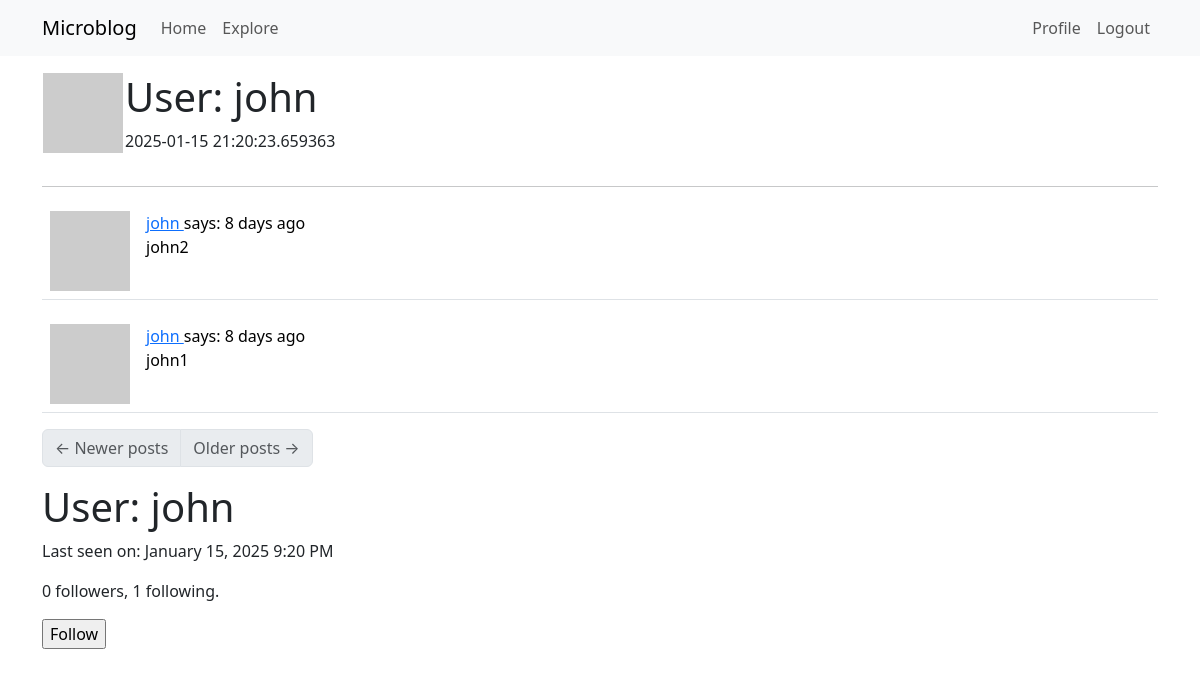
Before: /user/john (signed in) with the older database file.
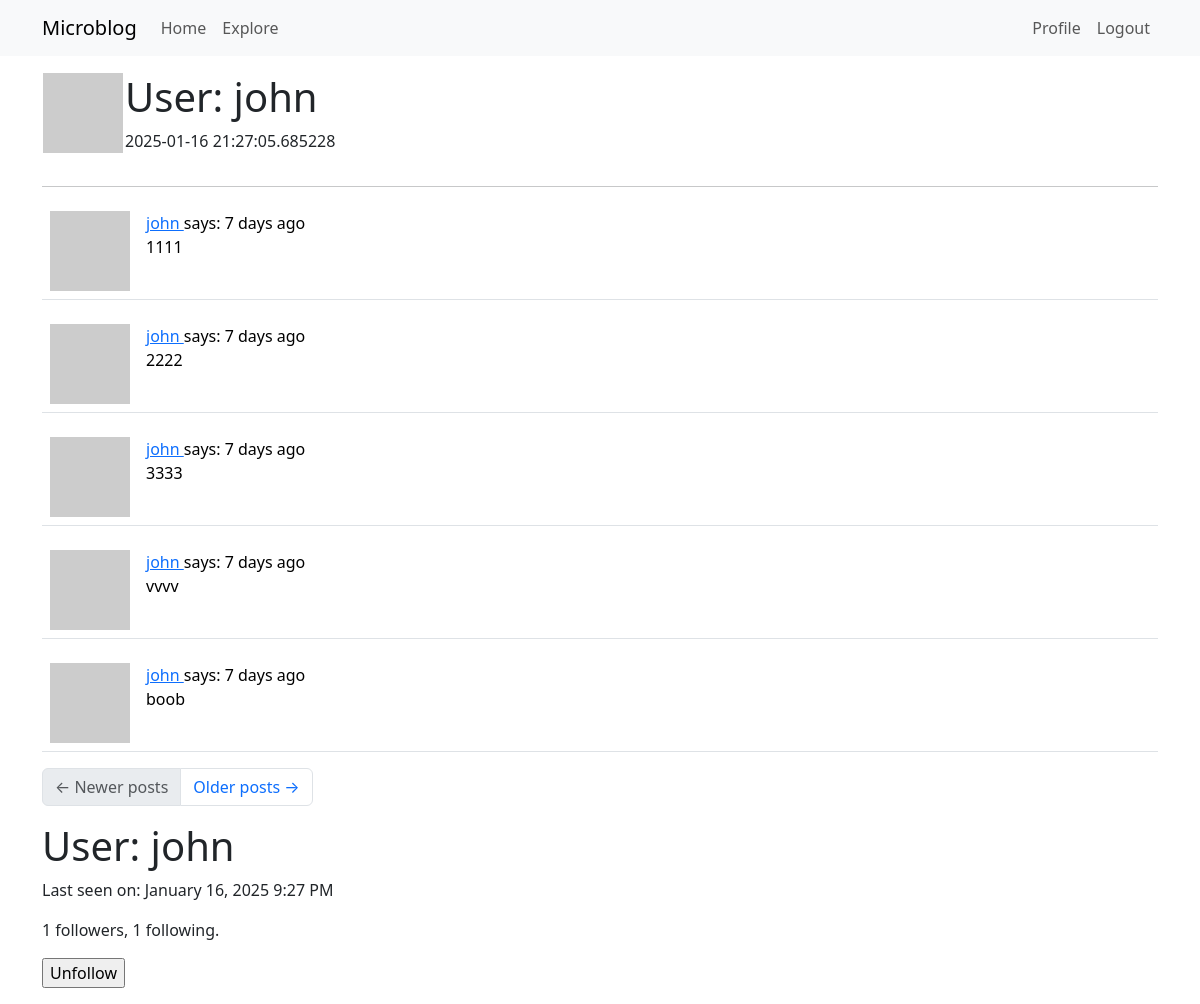
After: the same page with the newer database file.
### app/models.py (models this page shows, shortened)
class User(UserMixin, db.Model):
    id: so.Mapped[int] = so.mapped_column(primary_key=True)
    username: so.Mapped[str] = \
        so.mapped_column(sa.String(64), index=True, unique=True)
    email: so.Mapped[str] = so.mapped_column(sa.String(120),
                                             index=True, unique=True)
    password_hash: so.Mapped[Optional[str]] = so.mapped_column(sa.String(256))
    posts: so.WriteOnlyMapped['Post'] = \
        so.relationship(back_populates='author')
    about_me: so.Mapped[Optional[str]] = so.mapped_column(sa.String(140))
    last_seen: so.Mapped[Optional[datetime]] \
        = so.mapped_column(default=lambda: datetime.now(timezone.utc))
    following: so.WriteOnlyMapped['User'] = so.relationship(
        secondary=followers,
        primaryjoin=(followers.c.follower_id == id),
        secondaryjoin=(followers.c.followed_id == id),
        back_populates='followers'
    )
    followers: so.WriteOnlyMapped['User'] = so.relationship(
        secondary=followers,
        primaryjoin=(followers.c.followed_id == id),
        secondaryjoin=(followers.c.follower_id == id),
        back_populates='following'
    )
    def avatar(self, size):
        digest = md5(self.email.lower().encode('utf-8')).hexdigest()
        return f"https://www.gravatar.com/avatar/{digest}?d=identicon&s={size}"
    def is_following(self, user):
        query = self.following.select().where(User.id == user.id)
        return db.session.scalar(query) is not None
    def followers_count(self):
        query = sa.select(sa.func.count()).select_from(
            self.followers.select().subquery())
        return db.session.scalar(query)
    def following_count(self):
        query = sa.select(sa.func.count()).select_from(
            self.following.select().subquery())
        return db.session.scalar(query)

class Post(db.Model):
    id: so.Mapped[int] = so.mapped_column(primary_key=True)
    body: so.Mapped[str] = so.mapped_column(sa.String(140))
    timestamp: so.Mapped[datetime] = so.mapped_column(
        index=True, default=lambda: datetime.now(timezone.utc))
    user_id: so.Mapped[int] = so.mapped_column(sa.ForeignKey(User.id),
                                               index=True)
    author: so.Mapped[User] = so.relationship(back_populates='posts')

### app/routes.py (the view)
@app.route("/user/<username>")
@login_required
def user(username):
    user = db.first_or_404(sa.select(User).where(User.username == username))
    page = request.args.get('page', 1, type=int)
    query = user.posts.select().order_by(Post.timestamp.desc())
    posts = db.paginate(query, page=page,
                        per_page=app.config['POSTS_PER_PAGE'],
                        error_out=False)
    next_url = url_for('user', username=user.username, page=posts.next_num) \
        if posts.has_next else None
    prev_url = url_for('user', username=user.username, page=posts.prev_num) \
        if posts.has_prev else None
    form = EmptyForm()
    return render_template(
                            'user.html',
                            user=user,
                            posts=posts.items,
                            next_url=next_url,
                            prev_url=prev_url,
                            form=form
                        )

### app/forms.py
class EmptyForm(FlaskForm):
    submit = SubmitField('Submit')

### app/models.py (called while the page is built)
@login.user_loader
def load_user(id):
    return db.session.get(User, int(id))

### app/routes.py (called while the page is built)
@app.before_request
def before_request():
    if current_user.is_authenticated:
        current_user.last_seen = datetime.now(timezone.utc)
        db.session.commit()

### app/templates/user.html (shortened to what this page needs)
{% extends "base.html" %}
{% block content %}
<table>
    <tr valign="top">
        <td><img src="{{ user.avatar(128)}}"></td>
        <td>
            <h1>User: {{ user.username }}</h1>
            {% if user.last_seen %}
                <p>{{ user.last_seen }}</p>
            {% endif %}
        </td>
    </tr>
</table>
<hr />
<table>
{% for post in posts %}
    {% include "_post.html" %}
{% endfor %}
<nav aria-label="Post navigation">
    <ul class="pagination">
        <li class="page-item{% if not prev_url %} disabled{% endif %}">
            <a class="page-link" href="{{ prev_url }}">
                <span aria-hidden="true">&larr;</span> Newer posts
            </a>
        </li>
        <li class="page-item{% if not next_url %} disabled{% endif %}">
            <a class="page-link" href="{{ next_url }}">
                Older posts <span aria-hidden="true">&rarr;</span>
            </a>
        </li>
    </ul>
</nav>
<h1>User: {{ user.username }}</h1>
{% if user.last_seen %}
    <p>Last seen on: {{ moment(user.last_seen).format('LLL') }}</p>
{% endif %}
<p>{{ user.followers_count() }} followers, {{ user.following_count() }} following.</p>
{% if user == current_user %}
    <p><a href="{{ url_for('edit_profile') }}">Edit your profile</a></p>
{% elif not current_user.is_following(user) %}
    <p>
        <form action="{{ url_for('follow', username=user.username) }}" method="post">
            {{ form.submit(value='Follow') }}
        </form>
    </p>
{% else %}
    <p>
        <form action="{{ url_for('unfollow', username=user.username) }}" method="post">
            {{ form.submit(value='Unfollow') }}
        </form>
    </p>
{% endif %}
{% endblock content %}

### app/templates/base.html (shortened to what this page needs)
<!doctype html>
<html lang="en">
  <head>
    <link
        href="https://cdn.jsdelivr.net/npm/bootstrap@5.3.2/dist/css/bootstrap.min.css"
        rel="stylesheet"
>
  </head>
  <body>
    <nav class="navbar navbar-expand-lg bg-body-tertiary">
      <div class="container">
        <a class="navbar-brand" href="{{ url_for('index') }}">Microblog</a>
        <div class="collapse navbar-collapse" id="navbarSupportedContent">
          <ul class="navbar-nav me-auto mb-2 mb-lg-0">
            <li class="nav-item">
              <a class="nav-link" aria-current="page" href="{{ url_for('index') }}">Home</a>
            </li>
            <li class="nav-item">
              <a class="nav-link" aria-current="page" href="{{ url_for('explore') }}">Explore</a>
            </li>
          </ul>
          <ul class="navbar-nav mb-2 mb-lg-0">
            {% if current_user.is_anonymous %}
            <li class="nav-item">
              <a class="nav-link" aria-current="page" href="{{ url_for('login') }}">Login</a>
            </li>
            {% else %}
            <li class="nav-item">
              <a class="nav-link" aria-current="page" href="{{ url_for('user', username=current_user.username) }}">Profile</a>
            </li>
            <li class="nav-item">
              <a class="nav-link" aria-current="page" href="{{ url_for('logout') }}">Logout</a>
            </li>
            {% endif %}
          </ul>
        </div>
      </div>
    </nav>
    <div class="container mt-3">
      {% block content %}{% endblock %}
    </div>
  </body>
</html>

### app/templates/_post.html
<table class="table table-hover">
    <tr>
        <td width="70px">
            <a href="{{ url_for('user', username=post.author.username) }}">
                <img src="{{ post.author.avatar(70) }}" />
            </a>
        </td>
        <td>
            <a href="{{ url_for('user', username=post.author.username) }}">
                {{ post.author.username }}
            </a>
            says: {{ moment(post.timestamp).fromNow() }}
            <br>
            {{ post.body }}
        </td>
    </tr>
</table>

Changed rows visible on the page:
no longer on this page (row unchanged): Post: author.username "john", timestamp "8 days ago", body "john2"
no longer on this page (row unchanged): Post: author.username "john", timestamp "8 days ago", body "john1"
changed User "john": last_seen "2025-01-15 21:20:23.659363" → "2025-01-16 21:27:05.685228"; last_seen "January 15, 2025 9:20 PM" → "January 16, 2025 9:27 PM"
added Post: author.username "john", timestamp "7 days ago", body "1111"
added Post: author.username "john", timestamp "7 days ago", body "2222"
added Post: author.username "john", timestamp "7 days ago", body "3333"
added Post: author.username "john", timestamp "7 days ago", body "vvvv"
added Post: author.username "john", timestamp "7 days ago", body "boob"
Other visible differences:
{{ user.followers_count() }}: "0" → "1"
form field submit: (not shown) → "Unfollow"
form field submit: "Follow" → (not shown)
